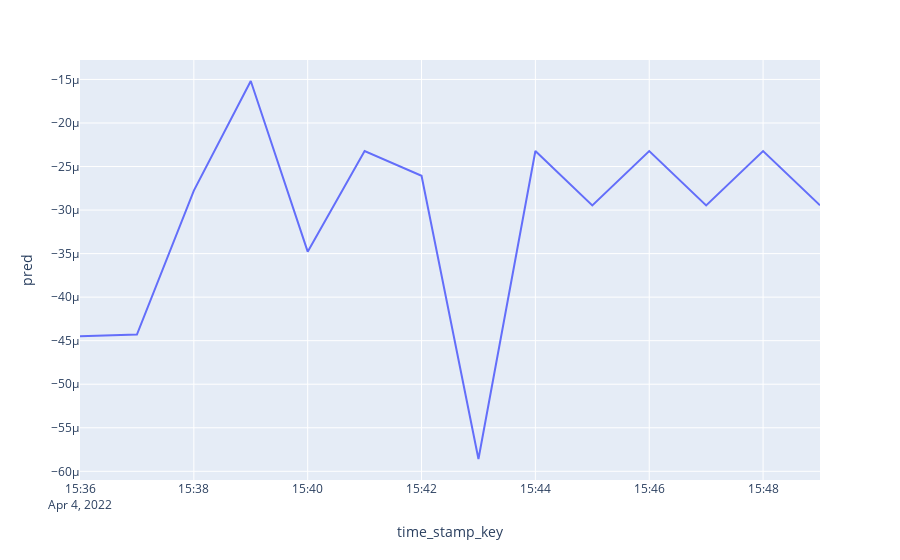

Source (notebook cell):
### Code cell
fig = px.line(result, x=result.index, y="pred")
fig.show()

### Figure 1 — Plotly figure (JSON) as saved in the notebook; plotly's stock layout.template omitted (floating-point values rounded to 4 significant figures)
{"data": [{"hovertemplate": "time_stamp_key=%{x}<br>pred=%{y}<extra></extra>", "legendgroup": "", "line": {"color": "#636efa", "dash": "solid"}, "mode": "lines", "name": "", "orientation": "v", "showlegend": false, "type": "scatter", "x": ["2022-04-04 15:36", "2022-04-04 15:37", "2022-04-04 15:38", "2022-04-04 15:39", "2022-04-04 15:40", "2022-04-04 15:41", "2022-04-04 15:42", "2022-04-04 15:43", "2022-04-04 15:44", "2022-04-04 15:45", "2022-04-04 15:46", "2022-04-04 15:47", "2022-04-04 15:48", "2022-04-04 15:49"], "xaxis": "x", "y": [-4.449e-05, -4.43e-05, -2.777e-05, -1.518e-05, -3.478e-05, -2.322e-05, -2.607e-05, -5.859e-05, -2.322e-05, -2.946e-05, -2.322e-05, -2.946e-05, -2.322e-05, -2.946e-05], "yaxis": "y"}], "layout": {"legend": {"tracegroupgap": 0}, "margin": {"t": 60}, "xaxis": {"anchor": "y", "domain": [0, 1], "title": {"text": "time_stamp_key"}}, "yaxis": {"anchor": "x", "domain": [0, 1], "title": {"text": "pred"}}}}
